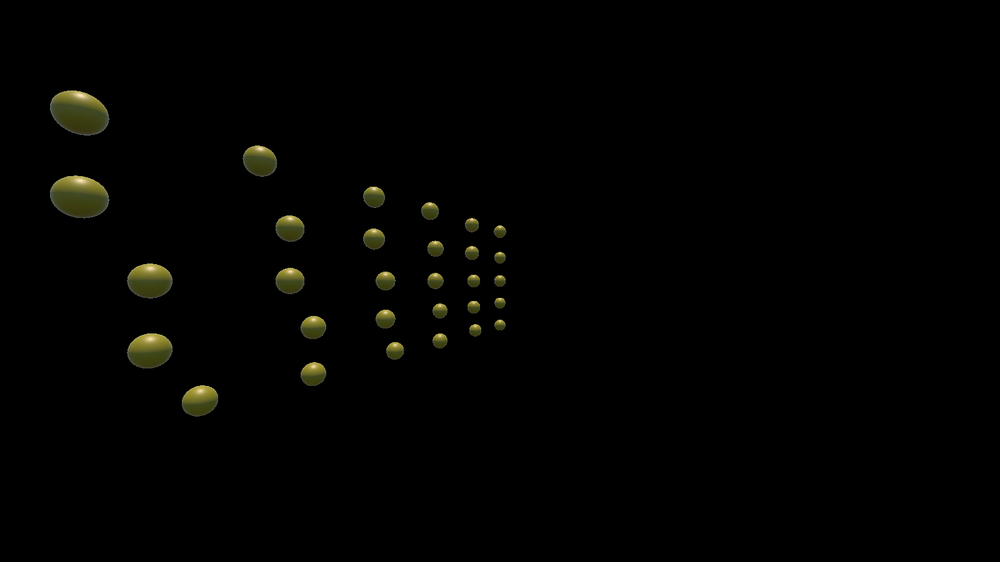
#> input picture scripts/camera_calibration/data/sim/wpt_r.png, 1000 x 562 px, shrunk from 1600 x 900 before the run
$ jupyter execute 1_camera_calibration.ipynb   (shell and % lines are left out)
#> lines starting #> are read from the running program, lines starting #| are printed output that depends on the picture
[cell 1]
import cv2
import numpy as np
import matplotlib.pyplot as plt
np.set_printoptions(precision=3, suppress=True)

[cell 2]
# World coordinates  XYZ
xyz_list = np.array(
        [[-3, -2, 5],
        [-3, -1, 5],
        [-3, 0, 6],
        [-3, 1, 6],
        [-3, 2, 7],
        [-2, -2, 7],
        [-2, -1, 8],
        [-2, 0, 8],
        [-2, 1, 9],
        [-2, 2, 9],
        [-1, -2, 10],
        [-1, -1, 10],
        [-1, 0, 11],
        [-1, 1, 11],
        [-1, 2, 12],
        [0, -2, 12],
        [0, -1, 13],
        [0, 0, 13],
        [0, 1, 14],
        [0, 2, 14],
        [1, -2, 15],
        [1, -1, 15],
        [1, 0, 16],
        [1, 1, 16],
        [1, 2, 17],
        [2, -2, 17],
        [2, -1, 18],
        [2, 0, 18],
        [2, 1, 19],
        [2, 2, 19],
        ]
        )
# P = k[R|t], fx=fy = 671.13, cx=800, cy=450, central image = (800, 450)
P = np.array([[  671.13,     0.  ,   800.  , -1342.06],
              [    0.  ,   671.13,   450.  ,     0.  ],
              [    0.  ,     0.  ,     1.  ,     0.  ]])

uv_list = []
for xyz in xyz_list:
    uv = P @ np.append(xyz, 1)
    uv /= uv[2]
    uv_list.append(uv[:2])

uv_list = np.array(uv_list)

[cell 3]
# Load the background image where points will be drawn
img = cv2.imread("data/sim/wpt_r.png")
#> img is the input picture: shape (562, 1000, 3); mean B, G, R 1.1, 2.4, 2.4
img = cv2.cvtColor(img, cv2.COLOR_BGR2RGB)
h, w = img.shape[:2]
#> h = 562; w = 1000


# Loop through each projected 2D point and draw a circle

for uv in uv_list:
    # Draw a red circle at the (u, v) location
    cv2.circle(img, (int(uv[0]), int(uv[1])), 15, (255, 0, 0), 2) # (center, radius, color, thickness)
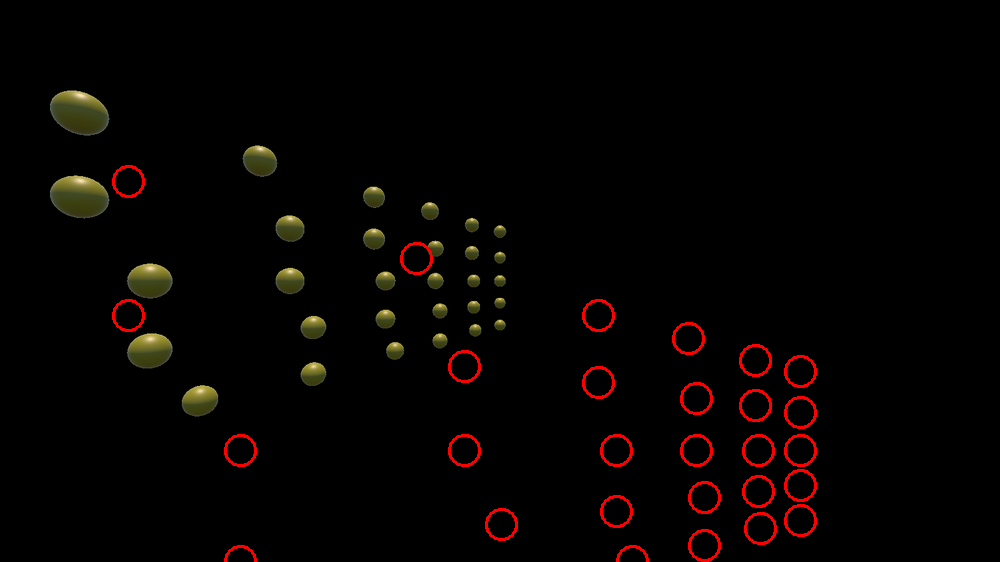
#> img: shape (562, 1000, 3); mean R, G, B 5.8, 2.4, 1.1

# Display the image with drawn points
plt.figure(figsize=(16,9))
plt.imshow(img)
plt.show()


$ run again, with scripts/camera_calibration/data/sim/cam_l.png copied over scripts/camera_calibration/data/sim/wpt_r.png
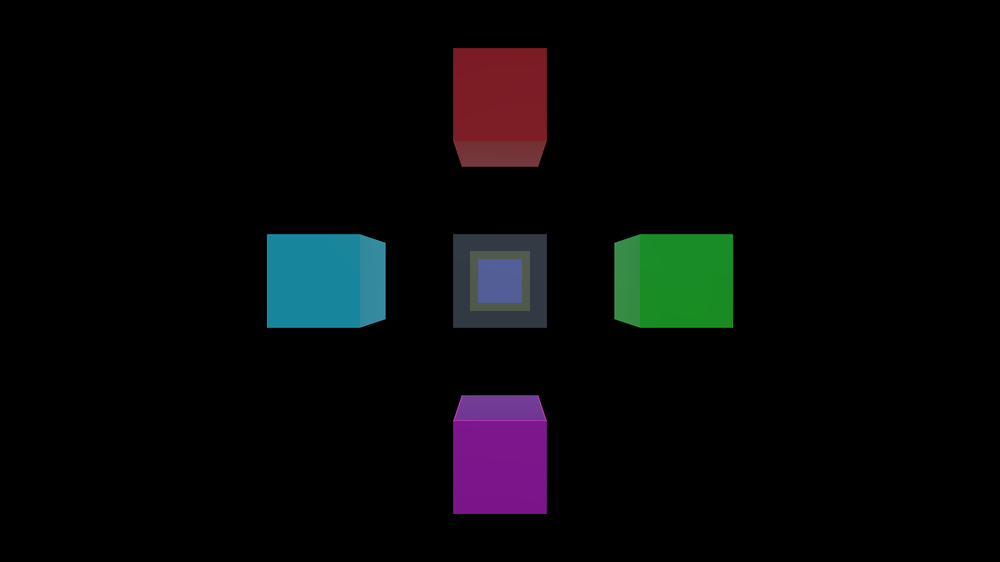
#> input picture scripts/camera_calibration/data/sim/cam_l.png, 1000 x 562 px, shrunk from 1600 x 900 before the run
#> img is the input picture: shape (562, 1000, 3); mean B, G, R 8.8, 7.7, 6.9
#> after the loop `for uv in uv_list:`:
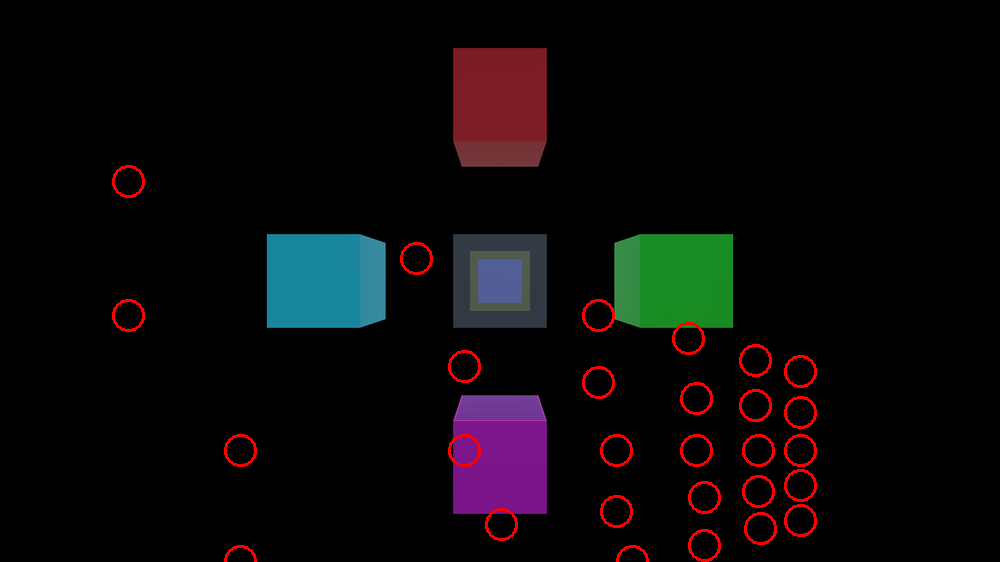
#> img: shape (562, 1000, 3); mean R, G, B 10.3, 7.6, 8.7

$ run again, with scripts/camera_calibration/data/sim/cam_r.png copied over scripts/camera_calibration/data/sim/wpt_r.png
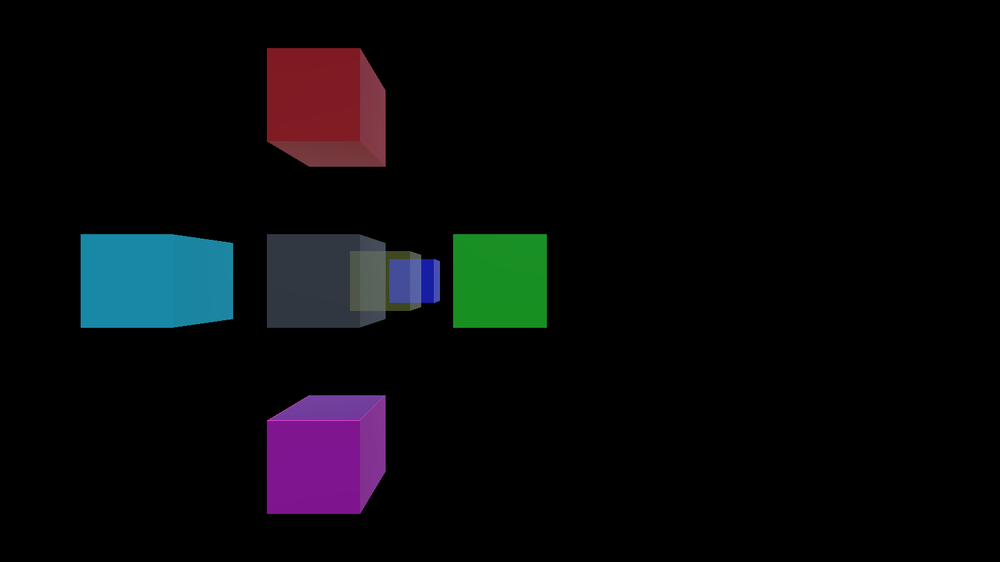
#> input picture scripts/camera_calibration/data/sim/cam_r.png, 1000 x 562 px, shrunk from 1600 x 900 before the run
#> img is the input picture: shape (562, 1000, 3); mean B, G, R 11.1, 8.8, 8.3
#> after the loop `for uv in uv_list:`:
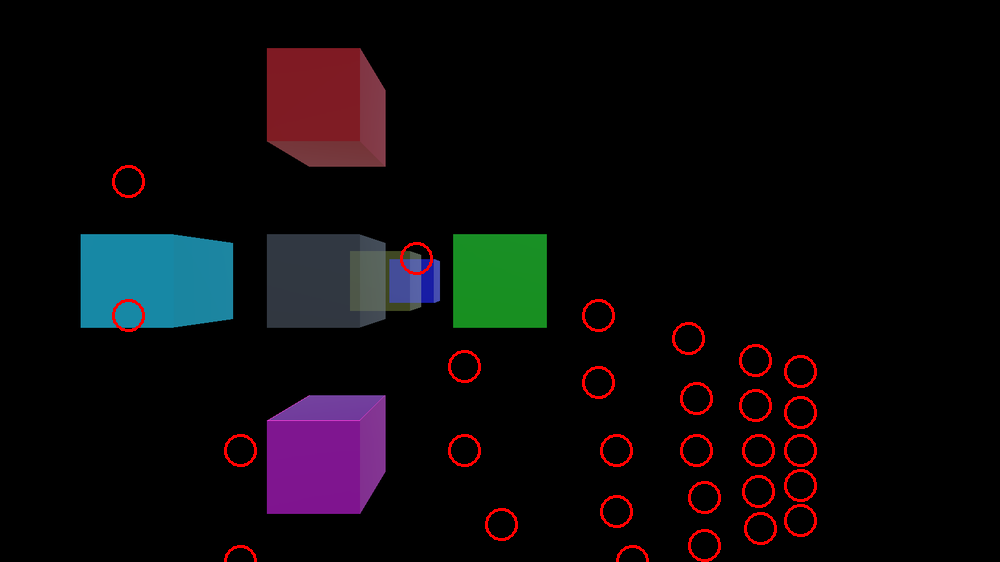
#> img: shape (562, 1000, 3); mean R, G, B 11.7, 8.7, 10.9
